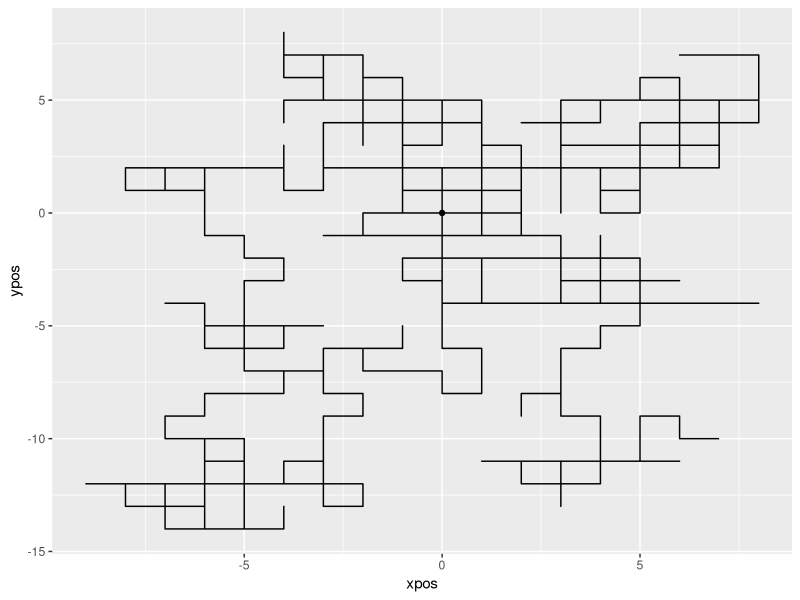
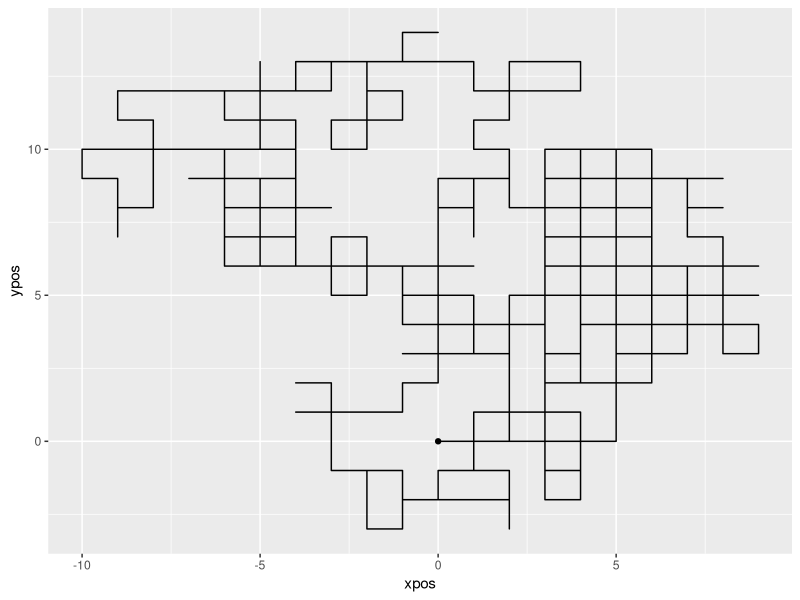

R code for these plots, in order:
## ---- chunk 1
knitr::opts_chunk$set(comment = NA, tidy = TRUE)
## ---- chunk 2
rm(list=ls())
## ---- chunk 3
ls()
x <- 1:10
y <- x+3
ls()
rm(y)
ls()
rm(x)
ls()
## ---- chunk 4
f <- function(x = 3, y = 2){
  out <-  x + y
  return(out)
}
f()
## ---- chunk 5
ls()
## ---- chunk 6
out <- 17
ls()
## ---- chunk 7
f()
## ---- chunk 8
f <- function(y = 2){
  out <- x+y
  return(out)
}
## ---- chunk 9
x <- 20
f()
## ---- chunk 10
make.power <- function(n){
  out <- function(x){
    x ^ n
  }
  return(out)
}
## ---- chunk 11
square <- make.power(2)
cube <- make.power(3)
square(5)
cube(5)
## ---- chunk 12
ls()
## ---- chunk 13
library(ggplot2)

rand_walk_1 <- function(n) {
    xpos <- 0
    ypos <- 0
    move_horiz <-  c(TRUE, FALSE)
    move_directions <-  c(1, -1)
    for(i in 2:n)
      if (sample(move_horiz, 1)) {
        xpos[i] <- xpos[i-1] + sample(move_directions, 1)
        ypos[i] <- ypos[i-1]
      }
    else {
      xpos[i] <- xpos[i-1]
      ypos[i] <- ypos[i-1] + sample(move_directions, 1)
    }
    return(data.frame(xpos = xpos, ypos = ypos))
}

set.seed(11)
rw1 <- rand_walk_1(n = 500)
ggplot(data = rw1, aes(x = xpos, y = ypos)) + 
  geom_path() +
  geom_point(data = data.frame(x = 0, y = 0), aes(x = x, y = y))
## ---- chunk 14
rand_walk_1 <- function(n) {
    ##Start at (0,0)
    xpos <- 0
    ypos <- 0
    ##Two vectors to sample from. One to determine whether the move 
    ##is horizontal or vertical. Another to determine whether the 
    ##move is +1 or -1 in the specified direction
    move_horiz <-  c(TRUE, FALSE)
    move_directions <- c(1, -1)
    ##The loop which computes the moves
    for(i in 2:n){
      ##Check whether to move horizontally or vertically
      if (sample(move_horiz, 1)) {
        ##Make the move, either +1 or -1
        xpos[i] <- xpos[i-1] + sample(move_directions, 1)
        ypos[i] <- ypos[i-1]
      ##If not horizontal, then vertical
      } else {
        xpos[i] <- xpos[i-1]
        ypos[i] <- ypos[i-1] + sample(move_directions, 1)
      }
    }  
    ##return the full trajectory
    return(data.frame(xpos = xpos, ypos = ypos))
}
## ---- chunk 15
rand_walk_1(5)
rw500 <- rand_walk_1(500)
ggplot(data = rw500, aes(x = xpos, y = ypos)) + 
  geom_path() + 
  geom_point(data = data.frame(x = 0, y = 0), aes(x = x, y = y))
## ---- chunk 16
system.time(rand_walk_1(1000000))
## ---- chunk 17
rand_walk_2 <- function(n) {
    ##Start at (0,0)
    xpos <- numeric(n)
    ypos <- numeric(n)
    ##Two vectors to sample from. One to determine whether the move 
    ##is horizontal or vertical. Another to determine whether the 
    ##move is +1 or -1 in the specified direction
    move_horiz <-  c(TRUE, FALSE)
    move_directions <- c(1, -1)
    ##The loop which computes the moves
    for(i in 2:n){
      ##Check whether to move horizontally or vertically
      if (sample(move_horiz, 1)) {
        ##Make the move, either +1 or -1
        xpos[i] <- xpos[i-1] + sample(move_directions, 1)
        ypos[i] <- ypos[i-1]
      ##If not horizontal, then vertical
      } else {
        xpos[i] <- xpos[i-1]
        ypos[i] <- ypos[i-1] + sample(move_directions, 1)
      }
    }  
    ##return the full trajectory
    return(data.frame(xpos = xpos, ypos = ypos))
}
## ---- chunk 18
system.time(rand_walk_2(1000000))
## ---- chunk 19
rand_walk_3 <- function(n) {
    xpos <- numeric(n)
    ypos <- numeric(n)
    ##Two vectors to sample from. One to determine whether the move 
    ##is horizontal or vertical. Another to determine whether the 
    ##move is +1 or -1 in the specified direction
    move_horiz <- sample(c(TRUE, FALSE), n-1, replace = TRUE)
    move_directions <- c(-1,1)
    ##The loop which computes the moves
    for(i in 2:n){
      ##Check whether to move horizontally or vertically
      if (move_horiz[i-1]) {
        ##Make the move, either +1 or -1
        xpos[i] <- xpos[i-1] + sample(move_directions, 1)
        ypos[i] <- ypos[i-1]
      } ##If not horizontal, then vertical
      else {
        xpos[i] <- xpos[i-1]
        ypos[i] <- ypos[i-1] + sample(move_directions, 1)
      }
    }  
    ##return the full trajectory
    return(data.frame(xpos = xpos, ypos = ypos))
}
## ---- chunk 20
system.time(rand_walk_3(1000000))
## ---- chunk 21
rand_walk_4 <- function(n) {
    xpos <- numeric(n)
    ypos <- numeric(n)
    ##Two vectors to sample from. One to determine whether the move 
    ##is horizontal or vertical. Another to determine whether the 
    ##move is +1 or -1 in the specified direction
    move_horiz <- sample(c(TRUE, FALSE), n-1, replace = TRUE)
    move_directions <- sample(c(-1,1), n-1, replace = TRUE)
    ##The loop which computes the moves
    for(i in 2:n){
      ##Check whether to move horizontally or vertically
      if (move_horiz[i-1]) {
        ##Make the move, either +1 or -1
        xpos[i] <- xpos[i-1] 
        ypos[i] <- ypos[i-1] + move_directions[i - 1]
      } ##If not horizontal, then vertical
      else {
        xpos[i] <- xpos[i-1]
        ypos[i] <- ypos[i-1] + move_directions[i - 1]
      }
    }  
    ##return the full trajectory
    return(data.frame(xpos = xpos, ypos = ypos))
}

system.time(rand_walk_4(1000000))
## ---- chunk 22
cumsum(1:10)
ifelse(TRUE, "a", "b")
ifelse(c(TRUE, TRUE, FALSE, FALSE, TRUE), "a", "b")
## ---- chunk 23
rand_walk_5 <- function(n){
  move_horiz <- sample(c(TRUE, FALSE), n-1, replace = TRUE)
  move_directions <- sample(c(-1, 1), n-1, replace = TRUE)
  xpos <- c(0, cumsum(ifelse(move_horiz, move_directions, 0)))
  ypos <- c(0, cumsum(ifelse(move_horiz, 0, move_directions)))
  return(data.frame(xpos = xpos, ypos = ypos))
}
## ---- chunk 24
system.time(rand_walk_5(1000000))
## ---- chunk 25
rand_walk_6 <- function(n){
  move_type <- sample(1:4, n-1, replace = TRUE)
  xmoves <- c(-1, 1, 0, 0)
  ymoves <- c(0, 0, -1, 1)
  xpos <-  c(0, cumsum(xmoves[move_type]))
  ypos <-  c(0, cumsum(ymoves[move_type]))
  return(data.frame(xpos = xpos, ypos = ypos))
}
## ---- chunk 26
system.time(rand_walk_6(1000000))
